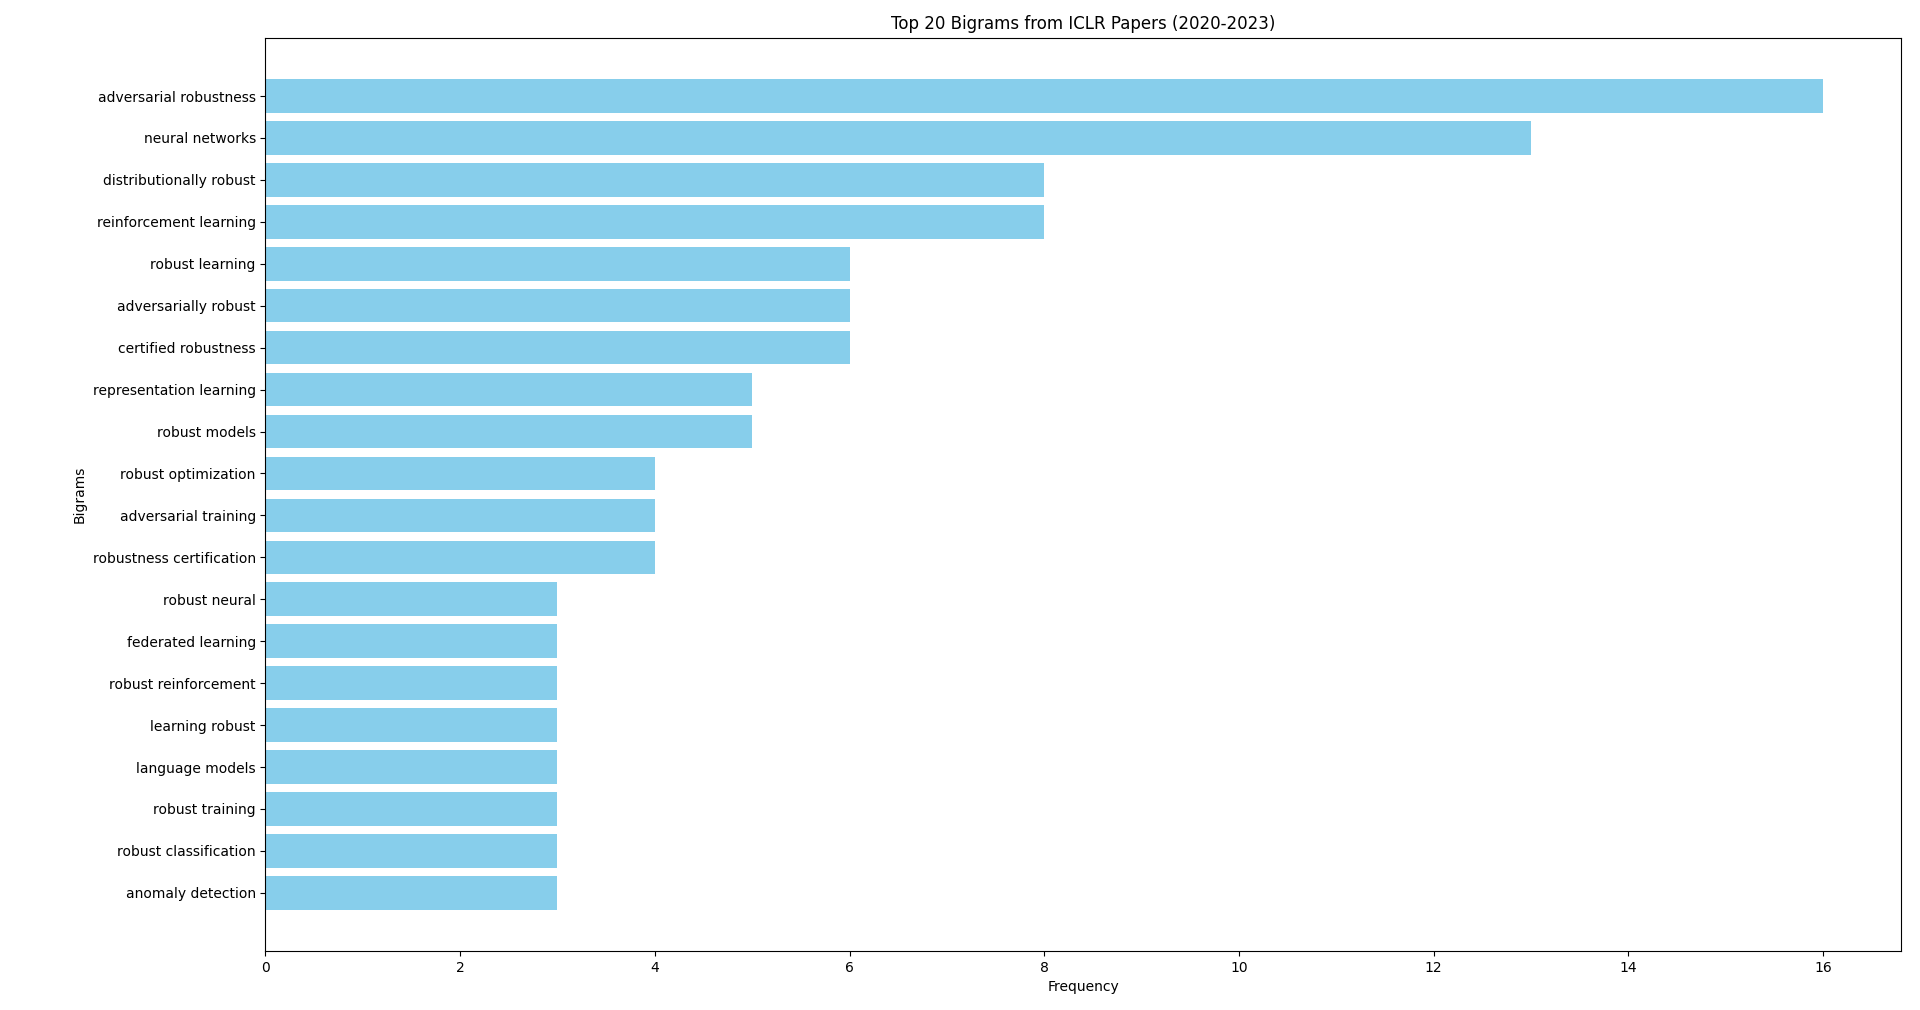

Recreate this plot in Python.
import pickle
import pandas as pd
import matplotlib.pyplot as plt
from collections import Counter

# Function to load data from a pickle file
def load_data_from_pickle(filename):
    with open(filename, 'rb') as f:
        data = pickle.load(f)
    return data

# Basic tokenization method using a predefined set of stop words
def basic_tokenize_without_nltk(text):
    # Splitting by whitespace and punctuation
    tokens = [word for word in text.split() if word.isalpha()]
    # Converting to lowercase
    tokens = [word.lower() for word in tokens]
    # Removing stopwords
    tokens = [word for word in tokens if word not in stop_words_set]
    return tokens

# Function to extract bigrams from tokens
def extract_bigrams(tokens):
    return list(zip(tokens[:-1], tokens[1:]))

# Predefined set of common English stop words
stop_words_set = {
    'i', 'me', 'my', 'myself', 'we', 'our', 'ours', 'ourselves', 'you', 'your', 'yours', 'yourself', 'yourselves',
    'he', 'him', 'his', 'himself', 'she', 'her', 'hers', 'herself', 'it', 'its', 'itself', 'they', 'them', 'their',
    'theirs', 'themselves', 'what', 'which', 'who', 'whom', 'this', 'that', 'these', 'those', 'am', 'is', 'are', 'was',
    'were', 'be', 'been', 'being', 'have', 'has', 'had', 'having', 'do', 'does', 'did', 'doing', 'a', 'an', 'the', 'and',
    'but', 'if', 'or', 'because', 'as', 'until', 'while', 'of', 'at', 'by', 'for', 'with', 'about', 'against', 'between',
    'into', 'through', 'during', 'before', 'after', 'above', 'below', 'to', 'from', 'up', 'down', 'in', 'out', 'on', 'off',
    'over', 'under', 'again', 'further', 'then', 'once', 'here', 'there', 'when', 'where', 'why', 'how', 'all', 'any',
    'both', 'each', 'few', 'more', 'most', 'other', 'some', 'such', 'no', 'nor', 'not', 'only', 'own', 'same', 'so',
    'than', 'too', 'very', 's', 't', 'can', 'will', 'just', 'don', 'should', 'now'
}

# Load data from the pickle file
filename = "/home/daniel/git/iclr2024/saved_data/semantic_data_2023-09-15_18-25-14_210_files.pkl"  
data_from_pickle = load_data_from_pickle(filename)

# Extracting master_list and papers_list from the loaded data
master_list_data = data_from_pickle['master_list']
papers_list_data = data_from_pickle['papers_list']

# Extracting the paperIDs from papers_list
paper_ids_iclr = [paper['paperID'] for paper in papers_list_data]

# Filtering the master_list_data to only include entries with paperIDs that are present in papers_list
filtered_iclr_publications = [entry for entry in master_list_data if entry['paperID'] in paper_ids_iclr]

# Convert the filtered data into a table format for easier analysis
filtered_iclr_table = pd.DataFrame(filtered_iclr_publications)

# Extracting titles and tokenizing them using the basic tokenize method
filtered_iclr_table['tokens'] = filtered_iclr_table['title'].apply(basic_tokenize_without_nltk)

# Extracting bigrams for each title
filtered_iclr_table['bigrams'] = filtered_iclr_table['tokens'].apply(extract_bigrams)

# Aggregating bigrams for all years
all_bigrams = filtered_iclr_table['bigrams'].sum()
all_bigrams_frequency = Counter(all_bigrams)

# Extracting top 20 bigrams across all years
top_bigrams_all_years = all_bigrams_frequency.most_common(20)

# Visualizing the top 20 bigrams
bigrams, frequencies = zip(*top_bigrams_all_years)
bigrams_str = [" ".join(bigram) for bigram in bigrams]

plt.figure(figsize=(15, 10))
plt.barh(bigrams_str, frequencies, color='skyblue')
plt.xlabel('Frequency')
plt.ylabel('Bigrams')
plt.title('Top 20 Bigrams from ICLR Papers (2020-2023)')
plt.gca().invert_yaxis()  # To display the bigram with the highest frequency at the top
plt.tight_layout()
plt.savefig("bigrams_iclr.png", dpi=300, bbox_inches='tight')
plt.show()
